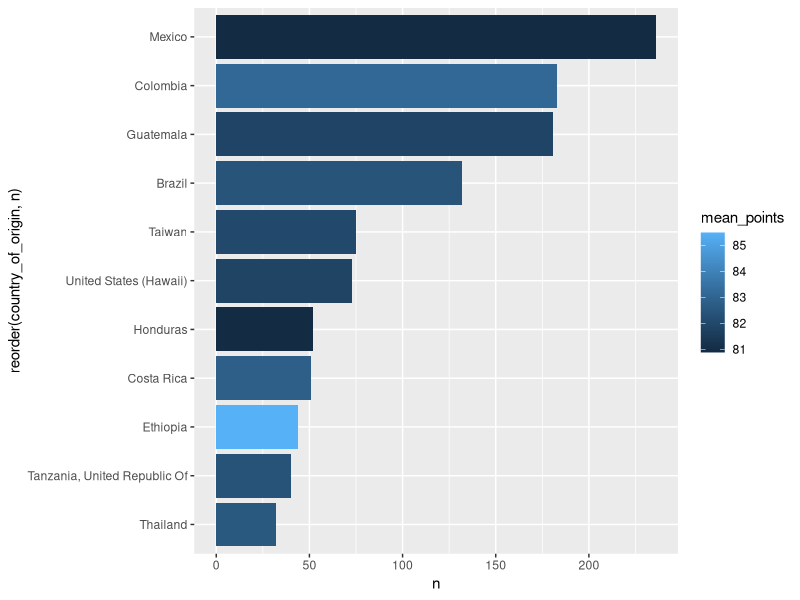
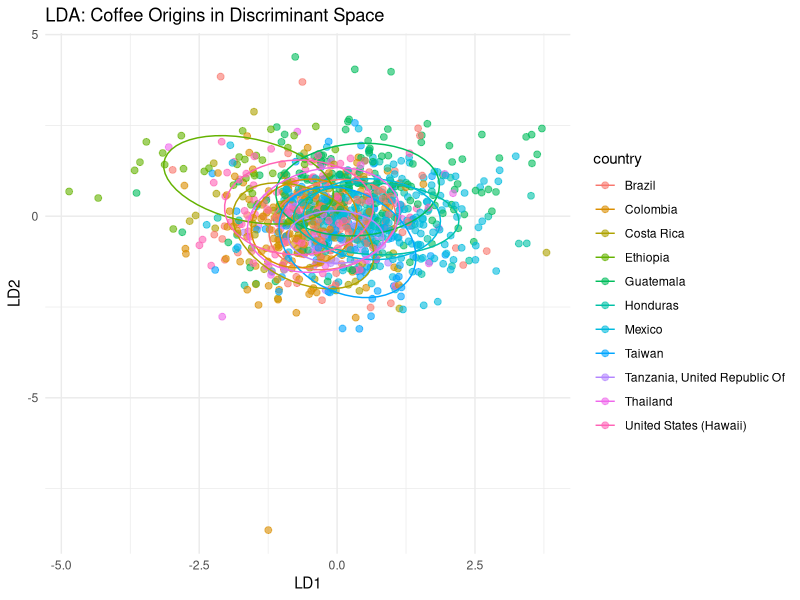

Write the R code that produced these figures, in order.
## ---- chunk 1
library(tidyverse)
library(MASS)
library(caret)
library(psych)
library(ggrepel)
library(MLmetrics)
coffee <- read_csv("../data/coffee_clean.csv", show_col_types = FALSE)
## ---- chunk 2
summary(coffee)

head(coffee)
## ---- chunk 3
coffee_counts <- coffee %>% 
  group_by(country_of_origin) %>% 
  summarise(n = n(), mean_points = mean(total_cup_points, na.rm=TRUE))

ggplot(coffee_counts, aes(x = reorder(country_of_origin, n), y=n, fill=mean_points)) +
  geom_col() +
  coord_flip()
## ---- chunk 4
cupping_vars <- c("aroma", "flavor", "aftertaste", "acidity",
                  "body", "balance", "uniformity", "clean_cup",
                  "sweetness", "cupper_points")
## ---- chunk 5
# Fit MANOVA
Y <- as.matrix(coffee[, cupping_vars])
manova_fit <- manova(Y ~ country_of_origin, data = coffee)

# Summary — default test is Pillai's Trace (most robust)
summary(manova_fit, test = "Pillai")

# Also check Wilks' Lambda
summary(manova_fit, test = "Wilks")

# Univariate follow-up: which variables drive the effect?
summary.aov(manova_fit)
## ---- chunk 6
coffee_clean <- coffee %>%
  dplyr::select(country_of_origin, all_of(cupping_vars)) %>%
  drop_na() %>%
  group_by(country_of_origin) %>%
  filter(n() >= 20) %>%
  ungroup() %>%
  mutate(country_of_origin = factor(country_of_origin))

# Fit LDA
lda_fit <- lda(country_of_origin ~ ., data = coffee_clean)

# Proportion of between-group variance explained by each discriminant function
lda_fit$svd^2 / sum(lda_fit$svd^2)

# Plot the first two discriminant functions
lda_pred <- predict(lda_fit)

lda_df <- data.frame(
  LD1 = lda_pred$x[, 1],
  LD2 = lda_pred$x[, 2],
  country = coffee_clean$country_of_origin  # <-- match here
)

ggplot(lda_df, aes(x = LD1, y = LD2, color = country)) +
  geom_point(alpha = 0.6, size = 2) +
  stat_ellipse(level = 0.68) +
  labs(title = "LDA: Coffee Origins in Discriminant Space",
       x = "LD1", y = "LD2") +
  theme_minimal()
## ---- chunk 7
coffee_clean <- coffee_clean %>%
  mutate(country_of_origin = factor(make.names(country_of_origin)))

set.seed(42)
ctrl <- trainControl(method = "cv", number = 10,
                     classProbs = TRUE,
                     summaryFunction = multiClassSummary)

lda_caret <- train(country_of_origin ~ .,
                   data = coffee_clean,
                   method = "lda",
                   trControl = ctrl,
                   preProcess = c("center", "scale"))

print(lda_caret)
lda_caret$results  # accuracy, kappa, etc.
